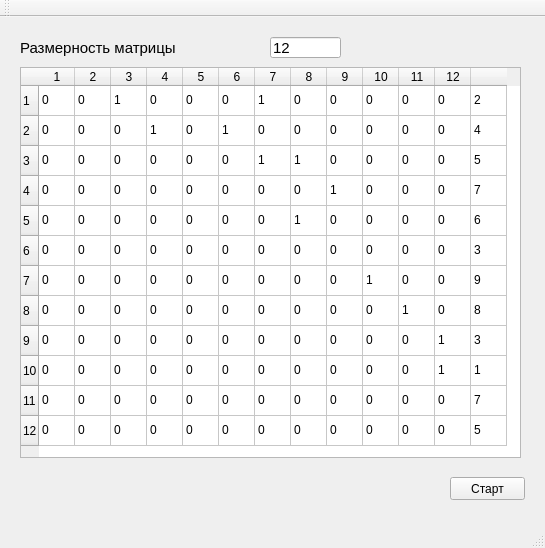
<?xml version="1.0" encoding="UTF-8"?>
<ui version="4.0">
 <class>MainWindow</class>
 <widget class="QMainWindow" name="MainWindow">
  <property name="geometry">
   <rect>
    <x>0</x>
    <y>0</y>
    <width>545</width>
    <height>548</height>
   </rect>
  </property>
  <property name="windowTitle">
   <string>MainWindow</string>
  </property>
  <widget class="QWidget" name="centralWidget">
   <widget class="QLabel" name="label">
    <property name="geometry">
     <rect>
      <x>20</x>
      <y>15</y>
      <width>241</width>
      <height>31</height>
     </rect>
    </property>
    <property name="font">
     <font>
      <pointsize>11</pointsize>
     </font>
    </property>
    <property name="text">
     <string>Размерность матрицы</string>
    </property>
   </widget>
   <widget class="QLineEdit" name="lineEditArraySize">
    <property name="geometry">
     <rect>
      <x>270</x>
      <y>20</y>
      <width>71</width>
      <height>21</height>
     </rect>
    </property>
    <property name="font">
     <font>
      <pointsize>11</pointsize>
     </font>
    </property>
    <property name="text">
     <string>12</string>
    </property>
    <property name="readOnly">
     <bool>true</bool>
    </property>
   </widget>
   <widget class="QTableWidget" name="tableWidget">
    <property name="enabled">
     <bool>true</bool>
    </property>
    <property name="geometry">
     <rect>
      <x>20</x>
      <y>50</y>
      <width>501</width>
      <height>391</height>
     </rect>
    </property>
    <property name="lineWidth">
     <number>-2</number>
    </property>
    <attribute name="horizontalHeaderDefaultSectionSize">
     <number>36</number>
    </attribute>
    <attribute name="horizontalHeaderMinimumSectionSize">
     <number>30</number>
    </attribute>
    <row>
     <property name="text">
      <string>1</string>
     </property>
    </row>
    <row>
     <property name="text">
      <string>2</string>
     </property>
    </row>
    <row>
     <property name="text">
      <string>3</string>
     </property>
    </row>
    <row>
     <property name="text">
      <string>4</string>
     </property>
    </row>
    <row>
     <property name="text">
      <string>5</string>
     </property>
    </row>
    <row>
     <property name="text">
      <string>6</string>
     </property>
    </row>
    <row>
     <property name="text">
      <string>7</string>
     </property>
    </row>
    <row>
     <property name="text">
      <string>8</string>
     </property>
    </row>
    <row>
     <property name="text">
      <string>9</string>
     </property>
    </row>
    <row>
     <property name="text">
      <string>10</string>
     </property>
    </row>
    <row>
     <property name="text">
      <string>11</string>
     </property>
    </row>
    <row>
     <property name="text">
      <string>12</string>
     </property>
    </row>
    <column>
     <property name="text">
      <string>1</string>
     </property>
    </column>
    <column>
     <property name="text">
      <string>2</string>
     </property>
    </column>
    <column>
     <property name="text">
      <string>3</string>
     </property>
    </column>
    <column>
     <property name="text">
      <string>4</string>
     </property>
    </column>
    <column>
     <property name="text">
      <string>5</string>
     </property>
    </column>
    <column>
     <property name="text">
      <string>6</string>
     </property>
    </column>
    <column>
     <property name="text">
      <string>7</string>
     </property>
    </column>
    <column>
     <property name="text">
      <string>8</string>
     </property>
    </column>
    <column>
     <property name="text">
      <string>9</string>
     </property>
    </column>
    <column>
     <property name="text">
      <string>10</string>
     </property>
    </column>
    <column>
     <property name="text">
      <string>11</string>
     </property>
    </column>
    <column>
     <property name="text">
      <string>12</string>
     </property>
    </column>
    <column>
     <property name="text">
      <string/>
     </property>
    </column>
    <item row="0" column="0">
     <property name="text">
      <string>0</string>
     </property>
     <property name="font">
      <font>
       <kerning>false</kerning>
      </font>
     </property>
    </item>
    <item row="0" column="1">
     <property name="text">
      <string>0</string>
     </property>
    </item>
    <item row="0" column="2">
     <property name="text">
      <string>1</string>
     </property>
    </item>
    <item row="0" column="3">
     <property name="text">
      <string>0</string>
     </property>
    </item>
    <item row="0" column="4">
     <property name="text">
      <string>0</string>
     </property>
    </item>
    <item row="0" column="5">
     <property name="text">
      <string>0</string>
     </property>
    </item>
    <item row="0" column="6">
     <property name="text">
      <string>1</string>
     </property>
    </item>
    <item row="0" column="7">
     <property name="text">
      <string>0</string>
     </property>
    </item>
    <item row="0" column="8">
     <property name="text">
      <string>0</string>
     </property>
    </item>
    <item row="0" column="9">
     <property name="text">
      <string>0</string>
     </property>
    </item>
    <item row="0" column="10">
     <property name="text">
      <string>0</string>
     </property>
    </item>
    <item row="0" column="11">
     <property name="text">
      <string>0</string>
     </property>
    </item>
    <item row="0" column="12">
     <property name="text">
      <string>2</string>
     </property>
    </item>
    <item row="1" column="0">
     <property name="text">
      <string>0</string>
     </property>
    </item>
    <item row="1" column="1">
     <property name="text">
      <string>0</string>
     </property>
    </item>
    <item row="1" column="2">
     <property name="text">
      <string>0</string>
     </property>
    </item>
    <item row="1" column="3">
     <property name="text">
      <string>1</string>
     </property>
    </item>
    <item row="1" column="4">
     <property name="text">
      <string>0</string>
     </property>
    </item>
    <item row="1" column="5">
     <property name="text">
      <string>1</string>
     </property>
    </item>
    <item row="1" column="6">
     <property name="text">
      <string>0</string>
     </property>
    </item>
    <item row="1" column="7">
     <property name="text">
      <string>0</string>
     </property>
    </item>
    <item row="1" column="8">
     <property name="text">
      <string>0</string>
     </property>
    </item>
    <item row="1" column="9">
     <property name="text">
      <string>0</string>
     </property>
    </item>
    <item row="1" column="10">
     <property name="text">
      <string>0</string>
     </property>
    </item>
    <item row="1" column="11">
     <property name="text">
      <string>0</string>
     </property>
    </item>
    <item row="1" column="12">
     <property name="text">
      <string>4</string>
     </property>
    </item>
    <item row="2" column="0">
     <property name="text">
      <string>0</string>
     </property>
    </item>
    <item row="2" column="1">
     <property name="text">
      <string>0</string>
     </property>
    </item>
    <item row="2" column="2">
     <property name="text">
      <string>0</string>
     </property>
    </item>
    <item row="2" column="3">
     <property name="text">
      <string>0</string>
     </property>
    </item>
    <item row="2" column="4">
     <property name="text">
      <string>0</string>
     </property>
    </item>
    <item row="2" column="5">
     <property name="text">
      <string>0</string>
     </property>
    </item>
    <item row="2" column="6">
     <property name="text">
      <string>1</string>
     </property>
    </item>
    <item row="2" column="7">
     <property name="text">
      <string>1</string>
     </property>
    </item>
    <item row="2" column="8">
     <property name="text">
      <string>0</string>
     </property>
    </item>
    <item row="2" column="9">
     <property name="text">
      <string>0</string>
     </property>
    </item>
    <item row="2" column="10">
     <property name="text">
      <string>0</string>
     </property>
    </item>
    <item row="2" column="11">
     <property name="text">
      <string>0</string>
     </property>
    </item>
    <item row="2" column="12">
     <property name="text">
      <string>5</string>
     </property>
    </item>
    <item row="3" column="0">
     <property name="text">
      <string>0</string>
     </property>
    </item>
    <item row="3" column="1">
     <property name="text">
      <string>0</string>
     </property>
    </item>
    <item row="3" column="2">
     <property name="text">
      <string>0</string>
     </property>
    </item>
    <item row="3" column="3">
     <property name="text">
      <string>0</string>
     </property>
    </item>
    <item row="3" column="4">
     <property name="text">
      <string>0</string>
     </property>
    </item>
    <item row="3" column="5">
     <property name="text">
      <string>0</string>
     </property>
    </item>
    <item row="3" column="6">
     <property name="text">
      <string>0</string>
     </property>
    </item>
    <item row="3" column="7">
     <property name="text">
      <string>0</string>
     </property>
    </item>
    <item row="3" column="8">
     <property name="text">
      <string>1</string>
     </property>
    </item>
    <item row="3" column="9">
     <property name="text">
      <string>0</string>
     </property>
    </item>
    <item row="3" column="10">
     <property name="text">
      <string>0</string>
     </property>
    </item>
    <item row="3" column="11">
     <property name="text">
      <string>0</string>
     </property>
    </item>
    <item row="3" column="12">
     <property name="text">
      <string>7</string>
     </property>
    </item>
    <item row="4" column="0">
     <property name="text">
      <string>0</string>
     </property>
    </item>
    <item row="4" column="1">
     <property name="text">
      <string>0</string>
     </property>
    </item>
    <item row="4" column="2">
     <property name="text">
      <string>0</string>
     </property>
    </item>
    <item row="4" column="3">
     <property name="text">
      <string>0</string>
     </property>
    </item>
    <item row="4" column="4">
     <property name="text">
      <string>0</string>
     </property>
    </item>
    <item row="4" column="5">
     <property name="text">
      <string>0</string>
     </property>
    </item>
    <item row="4" column="6">
     <property name="text">
      <string>0</string>
     </property>
    </item>
    <item row="4" column="7">
     <property name="text">
      <string>1</string>
     </property>
    </item>
    <item row="4" column="8">
     <property name="text">
      <string>0</string>
     </property>
    </item>
    <item row="4" column="9">
     <property name="text">
      <string>0</string>
     </property>
    </item>
    <item row="4" column="10">
     <property name="text">
      <string>0</string>
     </property>
    </item>
    <item row="4" column="11">
     <property name="text">
      <string>0</string>
     </property>
    </item>
    <item row="4" column="12">
     <property name="text">
      <string>6</string>
     </property>
    </item>
    <item row="5" column="0">
     <property name="text">
      <string>0</string>
     </property>
    </item>
    <item row="5" column="1">
     <property name="text">
      <string>0</string>
     </property>
    </item>
    <item row="5" column="2">
     <property name="text">
      <string>0</string>
     </property>
    </item>
    <item row="5" column="3">
     <property name="text">
      <string>0</string>
     </property>
    </item>
    <item row="5" column="4">
     <property name="text">
      <string>0</string>
     </property>
    </item>
    <item row="5" column="5">
     <property name="text">
      <string>0</string>
     </property>
    </item>
    <item row="5" column="6">
     <property name="text">
      <string>0</string>
     </property>
    </item>
    <item row="5" column="7">
     <property name="text">
      <string>0</string>
     </property>
    </item>
    <item row="5" column="8">
     <property name="text">
      <string>0</string>
     </property>
    </item>
    <item row="5" column="9">
     <property name="text">
      <string>0</string>
     </property>
    </item>
    <item row="5" column="10">
     <property name="text">
      <string>0</string>
     </property>
    </item>
    <item row="5" column="11">
     <property name="text">
      <string>0</string>
     </property>
    </item>
    <item row="5" column="12">
     <property name="text">
      <string>3</string>
     </property>
    </item>
    <item row="6" column="0">
     <property name="text">
      <string>0</string>
     </property>
    </item>
    <item row="6" column="1">
     <property name="text">
      <string>0</string>
     </property>
    </item>
    <item row="6" column="2">
     <property name="text">
      <string>0</string>
     </property>
    </item>
    <item row="6" column="3">
     <property name="text">
      <string>0</string>
     </property>
    </item>
    <item row="6" column="4">
     <property name="text">
      <string>0</string>
     </property>
    </item>
    <item row="6" column="5">
     <property name="text">
      <string>0</string>
     </property>
    </item>
    <item row="6" column="6">
     <property name="text">
      <string>0</string>
     </property>
    </item>
    <item row="6" column="7">
     <property name="text">
      <string>0</string>
     </property>
    </item>
    <item row="6" column="8">
     <property name="text">
      <string>0</string>
     </property>
    </item>
    <item row="6" column="9">
     <property name="text">
      <string>1</string>
     </property>
    </item>
    <item row="6" column="10">
     <property name="text">
      <string>0</string>
     </property>
    </item>
    <item row="6" column="11">
     <property name="text">
      <string>0</string>
     </property>
    </item>
    <item row="6" column="12">
     <property name="text">
      <string>9</string>
     </property>
    </item>
    <item row="7" column="0">
     <property name="text">
      <string>0</string>
     </property>
    </item>
    <item row="7" column="1">
     <property name="text">
      <string>0</string>
     </property>
    </item>
    <item row="7" column="2">
     <property name="text">
      <string>0</string>
     </property>
    </item>
    <item row="7" column="3">
     <property name="text">
      <string>0</string>
     </property>
    </item>
    <item row="7" column="4">
     <property name="text">
      <string>0</string>
     </property>
    </item>
    <item row="7" column="5">
     <property name="text">
      <string>0</string>
     </property>
    </item>
    <item row="7" column="6">
     <property name="text">
      <string>0</string>
     </property>
    </item>
    <item row="7" column="7">
     <property name="text">
      <string>0</string>
     </property>
    </item>
    <item row="7" column="8">
     <property name="text">
      <string>0</string>
     </property>
    </item>
    <item row="7" column="9">
     <property name="text">
      <string>0</string>
     </property>
    </item>
    <item row="7" column="10">
     <property name="text">
      <string>1</string>
     </property>
    </item>
    <item row="7" column="11">
     <property name="text">
      <string>0</string>
     </property>
    </item>
    <item row="7" column="12">
     <property name="text">
      <string>8</string>
     </property>
    </item>
    <item row="8" column="0">
     <property name="text">
      <string>0</string>
     </property>
    </item>
    <item row="8" column="1">
     <property name="text">
      <string>0</string>
     </property>
    </item>
    <item row="8" column="2">
     <property name="text">
      <string>0</string>
     </property>
    </item>
    <item row="8" column="3">
     <property name="text">
      <string>0</string>
     </property>
    </item>
    <item row="8" column="4">
     <property name="text">
      <string>0</string>
     </property>
    </item>
    <item row="8" column="5">
     <property name="text">
      <string>0</string>
     </property>
    </item>
    <item row="8" column="6">
     <property name="text">
      <string>0</string>
     </property>
    </item>
    <item row="8" column="7">
     <property name="text">
      <string>0</string>
     </property>
    </item>
    <item row="8" column="8">
     <property name="text">
      <string>0</string>
     </property>
    </item>
    <item row="8" column="9">
     <property name="text">
      <string>0</string>
     </property>
    </item>
    <item row="8" column="10">
     <property name="text">
      <string>0</string>
     </property>
    </item>
    <item row="8" column="11">
     <property name="text">
      <string>1</string>
     </property>
    </item>
    <item row="8" column="12">
     <property name="text">
      <string>3</string>
     </property>
    </item>
    <item row="9" column="0">
     <property name="text">
      <string>0</string>
     </property>
    </item>
    <item row="9" column="1">
     <property name="text">
      <string>0</string>
     </property>
    </item>
    <item row="9" column="2">
     <property name="text">
      <string>0</string>
     </property>
    </item>
    <item row="9" column="3">
     <property name="text">
      <string>0</string>
     </property>
    </item>
    <item row="9" column="4">
     <property name="text">
      <string>0</string>
     </property>
    </item>
    <item row="9" column="5">
     <property name="text">
      <string>0</string>
     </property>
    </item>
    <item row="9" column="6">
     <property name="text">
      <string>0</string>
     </property>
    </item>
    <item row="9" column="7">
     <property name="text">
      <string>0</string>
     </property>
    </item>
    <item row="9" column="8">
     <property name="text">
      <string>0</string>
     </property>
    </item>
    <item row="9" column="9">
     <property name="text">
      <string>0</string>
     </property>
    </item>
    <item row="9" column="10">
     <property name="text">
      <string>0</string>
     </property>
    </item>
    <item row="9" column="11">
     <property name="text">
      <string>1</string>
     </property>
    </item>
    <item row="9" column="12">
     <property name="text">
      <string>1</string>
     </property>
    </item>
    <item row="10" column="0">
     <property name="text">
      <string>0</string>
     </property>
    </item>
    <item row="10" column="1">
     <property name="text">
      <string>0</string>
     </property>
    </item>
    <item row="10" column="2">
     <property name="text">
      <string>0</string>
     </property>
    </item>
    <item row="10" column="3">
     <property name="text">
      <string>0</string>
     </property>
    </item>
    <item row="10" column="4">
     <property name="text">
      <string>0</string>
     </property>
    </item>
    <item row="10" column="5">
     <property name="text">
      <string>0</string>
     </property>
    </item>
    <item row="10" column="6">
     <property name="text">
      <string>0</string>
     </property>
    </item>
    <item row="10" column="7">
     <property name="text">
      <string>0</string>
     </property>
    </item>
    <item row="10" column="8">
     <property name="text">
      <string>0</string>
     </property>
    </item>
    <item row="10" column="9">
     <property name="text">
      <string>0</string>
     </property>
    </item>
    <item row="10" column="10">
     <property name="text">
      <string>0</string>
     </property>
    </item>
    <item row="10" column="11">
     <property name="text">
      <string>0</string>
     </property>
    </item>
    <item row="10" column="12">
     <property name="text">
      <string>7</string>
     </property>
    </item>
    <item row="11" column="0">
     <property name="text">
      <string>0</string>
     </property>
    </item>
    <item row="11" column="1">
     <property name="text">
      <string>0</string>
     </property>
    </item>
    <item row="11" column="2">
     <property name="text">
      <string>0</string>
     </property>
    </item>
    <item row="11" column="3">
     <property name="text">
      <string>0</string>
     </property>
    </item>
    <item row="11" column="4">
     <property name="text">
      <string>0</string>
     </property>
    </item>
    <item row="11" column="5">
     <property name="text">
      <string>0</string>
     </property>
    </item>
    <item row="11" column="6">
     <property name="text">
      <string>0</string>
     </property>
    </item>
    <item row="11" column="7">
     <property name="text">
      <string>0</string>
     </property>
    </item>
    <item row="11" column="8">
     <property name="text">
      <string>0</string>
     </property>
    </item>
    <item row="11" column="9">
     <property name="text">
      <string>0</string>
     </property>
    </item>
    <item row="11" column="10">
     <property name="text">
      <string>0</string>
     </property>
    </item>
    <item row="11" column="11">
     <property name="text">
      <string>0</string>
     </property>
    </item>
    <item row="11" column="12">
     <property name="text">
      <string>5</string>
     </property>
    </item>
   </widget>
   <widget class="QPushButton" name="startButton">
    <property name="geometry">
     <rect>
      <x>450</x>
      <y>460</y>
      <width>75</width>
      <height>23</height>
     </rect>
    </property>
    <property name="text">
     <string>Старт</string>
    </property>
   </widget>
  </widget>
  <widget class="QMenuBar" name="menuBar">
   <property name="geometry">
    <rect>
     <x>0</x>
     <y>0</y>
     <width>545</width>
     <height>21</height>
    </rect>
   </property>
  </widget>
  <widget class="QToolBar" name="mainToolBar">
   <attribute name="toolBarArea">
    <enum>TopToolBarArea</enum>
   </attribute>
   <attribute name="toolBarBreak">
    <bool>false</bool>
   </attribute>
  </widget>
  <widget class="QStatusBar" name="statusBar"/>
 </widget>
 <layoutdefault spacing="6" margin="11"/>
 <resources/>
 <connections/>
</ui>
